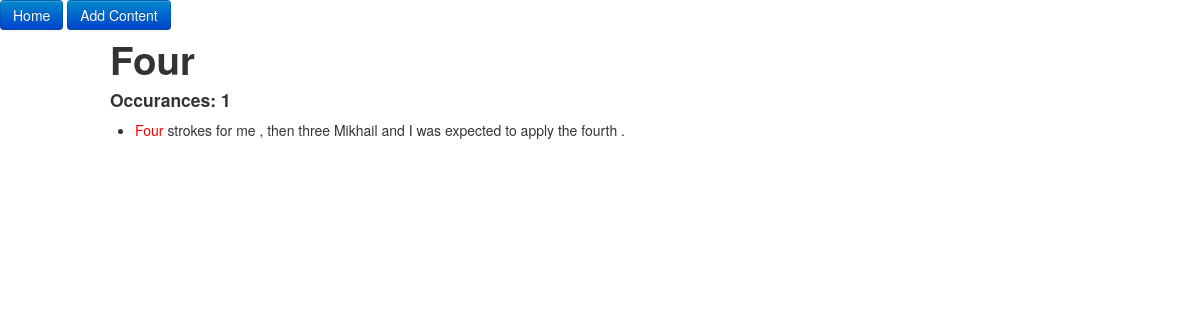
The app's page /token/1158/ with its own data.
### annotate/models.py (models this page shows)
class TimeStampBaseModel(models.Model):
    created_date = models.DateTimeField(auto_now_add=True)
    modified_date = models.DateTimeField(auto_now=True)
    class Meta:
        abstract = True

class Token(TimeStampBaseModel):
    string = models.CharField(max_length=200)
    sentence = models.ManyToManyField('Sentence')
    is_punctuation = models.NullBooleanField(null=True, blank=True)
    is_sentence_delimiter = models.NullBooleanField(null=True, blank=True)
    always_capitalized = models.NullBooleanField(null=True, blank=True)
    @property
    def count(self):
        return len(self.sentence.all())
    def __unicode__(self):
        return self.string

### annotate/views.py (the view)
# urls.py: url(r'^token/(?P<token_id>\d+)/$', TokenDetailView.as_view(), name='token_detail'),
class TokenDetailView(DetailView):
    model = Token
    def get_object(self, queryset=None):
        obj = Token.objects.get(pk=self.kwargs['token_id'])
        return obj
    def get_context_data(self, **kwargs):
        context = super(TokenDetailView, self).get_context_data(**kwargs)
        context['chosen_token'] = self.get_object()
        return context

### annotate/templates/annotate/token_detail.html (shortened to what this page needs)
{% extends "annotate/base.html" %}
{% load staticfiles %}
{% block css %}
<link href="{% static 'annotate/css/annotate.css' %}" rel="stylesheet" media="screen">
{% endblock %}
{% block content %}
    <div class="container">
        <div class="row">
            <div class="col-lg-12 text-left">
                <h1>{{ chosen_token.string }}</h1>
                <h4>Occurances: {{ chosen_token.count }}</h4>
                <ul class="list-unstyled">
                	{% for sentence in chosen_token.sentence.all %}
                    <a href=""><li><a href="{% url 'sentence_detail' sentence_id=sentence.pk %}">
                    	{% for token in sentence.token_set.all %}
							{% if token == chosen_token %}
								<span style="color:red">{{ token }}</span>
							{% else %}
								{{ token }}
							{% endif %}
						{% endfor %}
					</a></li>
					{% endfor %}
                </ul>
            </div>
        </div>
    </div>
{% endblock %}

### annotate/static/annotate/css/annotate.css (style rules this page uses)
a { text-decoration: none; color: inherit; }
li { margin: 0 0 0.5em 0; }

### records on screen
Token: string "Four", count "1"
Token: string "strokes"
Token: string "for"
Token: string "me"
Token: string ","
Token: string "then"
Token: string "three"
Token: string "Mikhail"
Token: string "and"
Token: string "I"
Token: string "was"
Token: string "expected"
Token: string "to"
Token: string "apply"
Token: string "the"
Token: string "fourth"
Token: string "."
